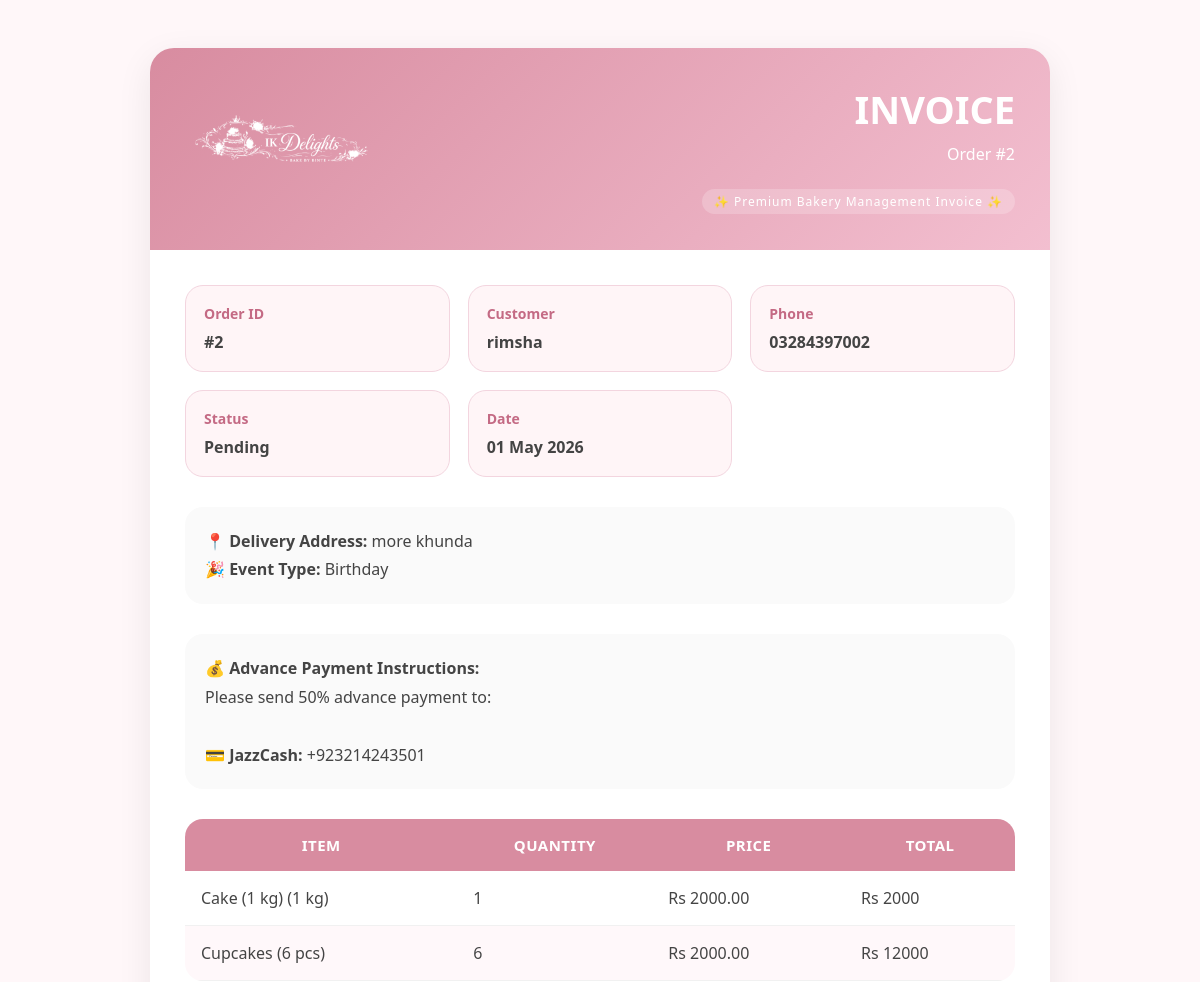
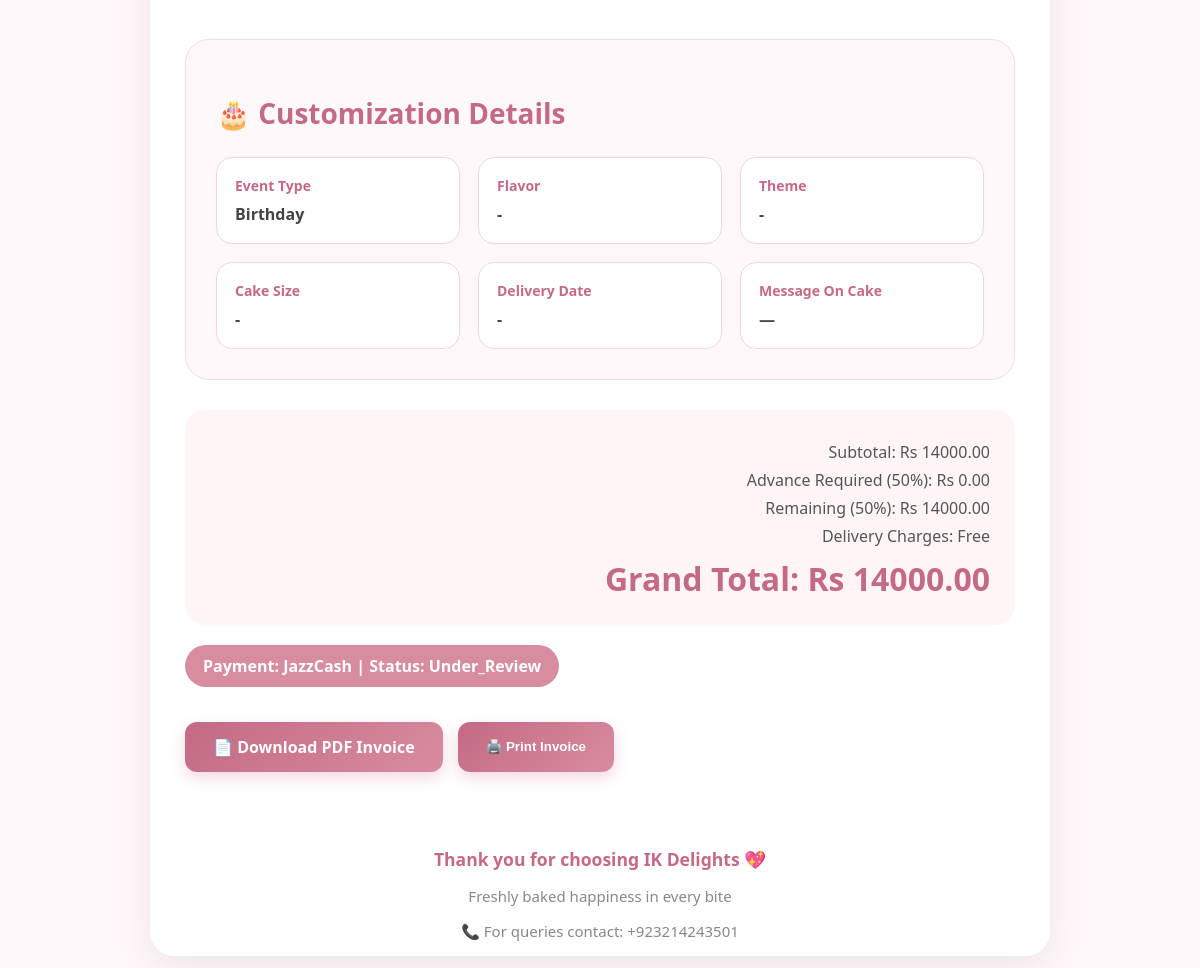
The app's page /invoice/2/ (signed in) with its own data (2 pictures, top to bottom).
### ik/models.py (models this page shows, shortened)
class Order(models.Model):
    PAYMENT_CHOICES = [
        ('jazzcash', 'JazzCash'),
        ('easypaisa', 'EasyPaisa'),
        ('cod', 'Cash on Delivery'),
    ]
    STATUS_CHOICES = [
        ('pending', 'Pending'),
        ('processing', 'Processing'),
        ('delivered', 'Delivered'),
        ('cancelled', 'Cancelled'),
    ]
    PAYMENT_STATUS_CHOICES = [
        ('under_review', 'Under Review'),
        ('partial_paid', 'Partial Paid'),
        ('fully_paid', 'Fully Paid'),
        ('rejected', 'Rejected'),
    ]
    user = models.ForeignKey(User, on_delete=models.SET_NULL, null=True, blank=True)
    session_key = models.CharField(max_length=40, null=True, blank=True)
    name = models.CharField(max_length=100)
    phone = models.CharField(
        max_length=20,
        validators=[
            RegexValidator(
                regex=r'^03\d{9}$',
                message='Phone number must be in format 03XXXXXXXXX'
            )
        ],
        help_text="Enter Pakistani number like 03XXXXXXXXX"
    )
    address = models.TextField(default="")
    payment_method = models.CharField(max_length=20, choices=PAYMENT_CHOICES)
    transaction_id = models.CharField(
        max_length=50,
        unique=False,
        null=True,
        blank=True,
        db_index=True,
        help_text="Unique JazzCash/EasyPaisa transaction ID"
    )
    screenshot_hash = models.CharField(
        max_length=64,
        unique=True,
        null=True,
        blank=True,
        db_index=True,
        help_text="Unique hash for payment screenshot"
    )
    total = models.DecimalField(max_digits=10, decimal_places=2)
    advance_amount = models.DecimalField(max_digits=10, decimal_places=2, default=0)
    received_amount = models.DecimalField(
        max_digits=10,
        decimal_places=2,
        default=0,
        help_text="Actual amount received from customer"
    )
    remaining_amount = models.DecimalField(max_digits=10, decimal_places=2, default=0)
    status = models.CharField(max_length=20, choices=STATUS_CHOICES, default='pending')
    payment_status = models.CharField(max_length=20, choices=PAYMENT_STATUS_CHOICES, default='under_review')
    customization = models.JSONField(default=dict, blank=True)
    invoice_text = models.TextField(blank=True, null=True)
    created_at = models.DateTimeField(auto_now_add=True)
    payment_screenshot = models.ImageField(
        upload_to='payments/',
        validators=[validate_payment_screenshot],
        blank=True,
        null=True,
        help_text="Payment screenshot proof"
    )
    payment_verified = models.BooleanField(default=False)
    verification_note = models.TextField(blank=True, null=True)
    verified_at = models.DateTimeField(blank=True, null=True)
    transaction_time = models.DateTimeField(auto_now_add=True, null=True, blank=True)
    is_payment_flagged = models.BooleanField(default=False)
    suspicious_attempts = models.PositiveIntegerField(default=0)
    ip_address = models.GenericIPAddressField(null=True, blank=True)
    user_agent = models.TextField(blank=True, null=True, help_text="Browser/Device info")
    updated_at = models.DateTimeField(auto_now=True, help_text="Last updated timestamp")
    city = models.CharField(max_length=100, blank=True, help_text="Customer city")
    remaining_transaction_id = models.CharField(
        max_length=50,
        blank=True,
        null=True,
        db_index=True,
        help_text="Transaction ID for remaining payment"
    )
    remaining_payment_screenshot = models.ImageField(
        upload_to='remaining_payments/',
        blank=True,
        null=True,
        validators=[validate_payment_screenshot],
        help_text="Screenshot for remaining payment"
    )
    remaining_screenshot_hash = models.CharField(
        max_length=64,
        blank=True,
        null=True,
        db_index=True,
        help_text="Hash for remaining payment screenshot"
    )
    remaining_payment_verified = models.BooleanField(
        default=False,
        help_text="Whether remaining payment has been verified by admin"
    )
    ORDER_TYPE_CHOICES = [
        ('website', 'Website'),
        ('custom', 'Custom'),
        ('deal', 'Deal'),
        ('event', 'Event'),
        ('whatsapp', 'WhatsApp'),
    ]
    order_type = models.CharField(
        max_length=30,
        choices=ORDER_TYPE_CHOICES,
        default='website',
        help_text="Source of order"
    )
    ALLOWED_STATUS_TRANSITIONS = {
        'pending': ['processing', 'cancelled'],
        'processing': ['delivered', 'cancelled'],
        'delivered': [],
        'cancelled': [],
    }

class OrderItem(models.Model):
    order = models.ForeignKey(Order, on_delete=models.CASCADE, related_name='items')
    product_name = models.CharField(max_length=200)
    product_price = models.DecimalField(max_digits=10, decimal_places=2)
    quantity = models.PositiveIntegerField()

### ik/views.py (the view)
# urls.py: path('invoice/<int:order_id>/', views.invoice_page, name='invoice_page'),
@login_required
def invoice_page(request, order_id):
    order = get_object_or_404(Order, id=order_id)
    if not check_order_ownership(request, order):
        messages.error(request, "Unauthorized")
        return redirect('home')
    return render(request, "invoice.html", {"order": order, "business_number": settings.BUSINESS_NUMBER})

### ik/context_processors.py (called while the page is built)
def global_settings(request):
    settings = SiteSettings.objects.first()
    return {
        'settings': settings
    }

### ik/views.py (called while the page is built)
def check_order_ownership(request, order):
    if request.user.is_authenticated:
        return request.user == order.user or request.user.is_staff
    return False

### ik/templates/invoice.html (shortened to what this page needs)
{% load static %}
<!DOCTYPE html>
<html>
<head>
</head>
<body>
    <div class="invoice-box">
        <div class="invoice-header">
            <div class="logo-wrap">
                <img src="{% static 'images/logo.png' %}" alt="IK Delights">
            </div>
            <div class="invoice-title">
                <h1>INVOICE</h1>
                <p>Order #{{ order.id }}</p>
                <div class="premium-badge">✨ Premium Bakery Management Invoice ✨</div>
            </div>
        </div>
        <div class="invoice-content">
            <div class="info-grid">
                <div class="info-card">
                    <strong>Order ID</strong>
                    <span>#{{ order.id }}</span>
                </div>
                <div class="info-card">
                    <strong>Customer</strong>
                    <span>{{ order.name }}</span>
                </div>
                <div class="info-card">
                    <strong>Phone</strong>
                    <span>{{ order.phone }}</span>
                </div>
                <div class="info-card">
                    <strong>Status</strong>
                    <span>{{ order.get_status_display }}</span>
                </div>
                <div class="info-card">
                    <strong>Date</strong>
                    <span>{{ order.created_at|date:"d M Y" }}</span>
                </div>
            </div>
            <div class="extra-info">
                <strong>📍 Delivery Address:</strong> {{ order.address }}<br>
                <strong>🎉 Event Type:</strong> {{ order.customization.event_type|default:"-" }}
            </div>
            <div class="extra-info">
                <strong>💰 Advance Payment Instructions:</strong><br>
                Please send 50% advance payment to:<br><br>
                <strong>💳 JazzCash:</strong> +{{ business_number }}
            </div>
            <table>
                <thead>
                    <tr>
                        <th>Item</th>
                        <th>Quantity</th>
                        <th>Price</th>
                        <th>Total</th>
                    </tr>
                </thead>
                <tbody>
                    {% for item in order.items.all %}
                    <tr>
                        <td>{{ item.product_name }}</td>
                        <td>{{ item.quantity }}</td>
                        <td>Rs {{ item.product_price|floatformat:2 }}</td>
                        <td>Rs {% widthratio item.product_price 1 item.quantity %}</td>
                    </tr>
                    {% endfor %}
                </tbody>
            </table>
            {% if order.customization %}
            <div class="custom-box">
                <h2>🎂 Customization Details</h2>
                <div class="custom-grid">
                    <div class="custom-card">
                        <strong>Event Type</strong>
                        <span>{{ order.customization.event_type|default:"-" }}</span>
                    </div>
                    <div class="custom-card">
                        <strong>Flavor</strong>
                        <span>{{ order.customization.flavor|default:"-" }}</span>
                    </div>
                    <div class="custom-card">
                        <strong>Theme</strong>
                        <span>{{ order.customization.theme|default:"-" }}</span>
                    </div>
                    <div class="custom-card">
                        <strong>Cake Size</strong>
                        <span>{{ order.customization.cake_size|default:"-" }}</span>
                    </div>
                    <div class="custom-card">
                        <strong>Delivery Date</strong>
                        <span>{{ order.customization.delivery_date|default:"-" }}</span>
                    </div>
                    <div class="custom-card">
                        <strong>Message On Cake</strong>
                        <span>{{ order.customization.cake_message|default:"—" }}</span>
                    </div>
                </div>
            </div>
            {% endif %}
            <div class="total-box">
                <div>
                    <p>Subtotal: Rs {{ order.total|floatformat:2 }}</p>
                    <p>Advance Required (50%): Rs {{ order.advance_amount|floatformat:2 }}</p>
                    <p>Remaining (50%): Rs {{ order.remaining_amount|floatformat:2 }}</p>
                    <p>Delivery Charges: Free</p>
                    <h2>Grand Total: Rs {{ order.total|floatformat:2 }}</h2>
                </div>
            </div>
            <div class="payment-status {% if order.payment_status == 'paid' %}paid{% endif %}">
                Payment: {{ order.get_payment_method_display }} | Status: {{ order.payment_status|title }}
            </div>
            <div class="btn-area">
                <a href="{% url 'download_invoice_pdf' order.id %}" class="download-btn">
                    📄 Download PDF Invoice
                </a>
                <button onclick="window.print()" class="download-btn">
                    🖨️ Print Invoice
                </button>
            </div>
        </div>
        <div class="invoice-footer">
            <h3>Thank you for choosing IK Delights 💖</h3>
            <p>Freshly baked happiness in every bite</p>
            <p>📞 For queries contact: +{{ business_number }}</p>
        </div>
    </div>
</body>
</html>

### ik/templates/invoice.html (style rules this page uses)
body { font-family: 'Segoe UI', sans-serif; background: #fff7f9; padding: 40px; color: #444; }
.invoice-box { max-width: 900px; margin: auto; background: #fff; border-radius: 24px; overflow: hidden; box-shadow: 0 10px 35px rgba(0, 0, 0, 0.08); }
.invoice-header { background: linear-gradient(135deg, #d88ca0, #f3bfd0); padding: 35px; color: white; display: flex; justify-content: space-between; align-items: center; flex-wrap: wrap; }
.logo-wrap img { width: 190px; filter: brightness(0) invert(1); }
.invoice-title { text-align: right; }
.invoice-title h1 { margin: 0; font-size: 38px; font-weight: 800; color: white; }
.invoice-title p { margin-top: 8px; font-size: 16px; }
.premium-badge { font-size: 12px; letter-spacing: 1px; background: rgba(255,255,255,0.2); display: inline-block; padding: 4px 12px; border-radius: 50px; margin-top: 8px; }
.invoice-content { padding: 35px; }
.info-grid { display: grid; grid-template-columns: repeat(auto-fit, minmax(200px, 1fr)); gap: 18px; margin-bottom: 30px; }
.info-card { background: #fff5f7; border-radius: 18px; padding: 18px; border: 1px solid #f3d5df; }
.info-card strong { display: block; color: #c46a84; margin-bottom: 8px; font-size: 14px; }
.info-card span { font-size: 16px; font-weight: 600; }
.extra-info { background: #fafafa; border-radius: 18px; padding: 20px; margin-bottom: 30px; line-height: 1.8; }
table { width: 100%; border-collapse: collapse; overflow: hidden; border-radius: 18px; }
thead { background: #d88ca0; color: white; }
th { padding: 16px; font-size: 15px; text-transform: uppercase; letter-spacing: 0.5px; }
td { padding: 16px; border-bottom: 1px solid #f1f1f1; }
tbody tr:nth-child(even) { background: #fff8fa; }
.custom-box { margin-top: 40px; background:#fff8fa; padding:30px; border-radius:24px; border:1px solid #f5dbe3; }
.custom-box h2 { color:#c46a84; margin-bottom:25px; font-size:28px; }
.custom-grid { display:grid; grid-template-columns:repeat(auto-fit, minmax(220px,1fr)); gap:18px; }
.custom-card { background:white; padding:18px; border-radius:16px; border:1px solid #f3d5df; }
.custom-card strong { display:block; color:#c46a84; margin-bottom:8px; font-size:14px; }
.custom-card span { font-weight:600; }
.total-box { margin-top: 30px; background: #fff5f7; padding: 25px; border-radius: 20px; text-align: right; }
.total-box p { margin: 6px 0; font-size: 16px; color: #555; }
.total-box h2 { color: #c46a84; margin: 10px 0 0; font-size: 32px; }
.payment-status { margin-top: 20px; display: inline-block; padding: 10px 18px; background: #d88ca0; color: white; border-radius: 50px; font-weight: 600; }
.invoice-footer { margin-top: 40px; text-align: center; color: #888; font-size: 15px; }
.invoice-footer h3 { color: #c46a84; margin-bottom: 8px; }
.btn-area { margin-top: 35px; display: flex; gap: 15px; flex-wrap: wrap; }
.download-btn { display: inline-flex; align-items: center; justify-content: center; padding: 14px 28px; background: linear-gradient(135deg, #c46a84, #d88ca0); color: white; text-decoration: none; border: none; border-radius: 12px; font-weight: 700; cursor: pointer; transition: 0.3s; box-shadow: 0 6px 15px rgba(212, 128, 154, 0.3); }

### records on screen
Order: id "2", name "rimsha", phone "03284397002", status "Pending", created_at "01 May 2026", address "more khunda", customization.event_type "Birthday", customization.flavor "-", customization.theme "-", customization.cake_size "-", customization.delivery_date "-", customization.cake_message "—", total "14000.00", advance_amount "0.00", remaining_amount "14000.00", payment_method "JazzCash", payment_status "Under_Review"
OrderItem: product_name "Cake (1 kg) (1 kg)", quantity "1", product_price "2000.00", product_price+quantity "2000"
OrderItem: product_name "Cupcakes (6 pcs)", quantity "6", product_price "2000.00", product_price+quantity "12000"

### other values on screen
{{ business_number }} "923214243501"
